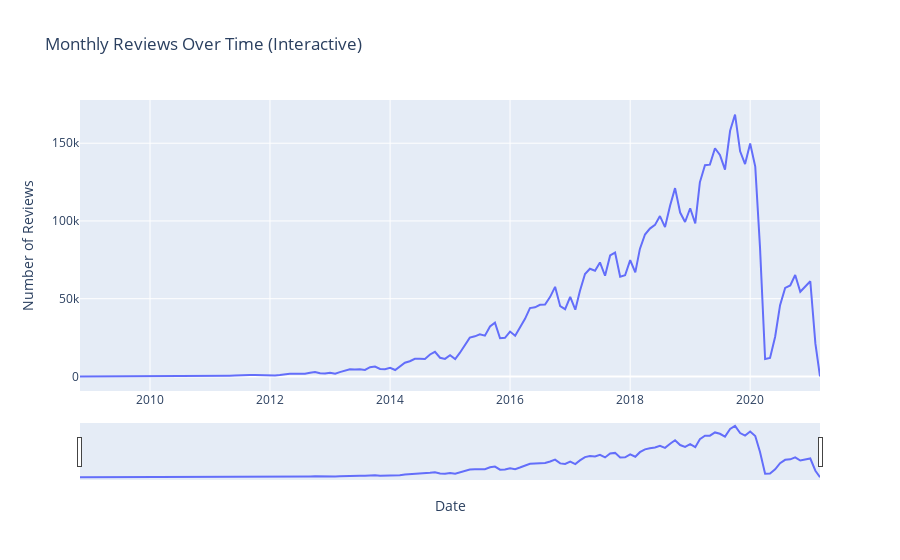

Notebook code cell kept with this figure:
### Code cell
# plotting the whole time series with an interactive plot
# !pip install plotly

import plotly.express as px

# Prepare data: monthly_reviews is a Series with a DatetimeIndex
ts = monthly_reviews
if isinstance(ts, pd.Series):
    ts = ts.reset_index(name="reviews")  # 'date' index becomes a column

fig = px.line(ts, x="date", y="reviews", title="Monthly Reviews Over Time (Interactive)")
fig.update_layout(
    xaxis_title="Date",
    yaxis_title="Number of Reviews",
    hovermode="x unified",
)
fig.update_xaxes(rangeslider_visible=True)
fig.show()

### Figure 1 — Plotly figure (JSON) as saved in the notebook; plotly's stock layout.template omitted (floating-point values rounded to 4 significant figures; data arrays with more than 128 entries replaced by an {"elided": "..."} marker saying what was removed)
{"data": [{"hovertemplate": "date=%{x}<br>reviews=%{y}<extra></extra>", "legendgroup": "", "line": {"color": "#636efa", "dash": "solid"}, "marker": {"symbol": "circle"}, "mode": "lines", "name": "", "orientation": "v", "showlegend": false, "x": {"elided": "149 str values"}, "xaxis": "x", "y": {"elided": "149 float values"}, "yaxis": "y", "type": "scatter"}], "layout": {"xaxis": {"anchor": "y", "domain": [0.0, 1.0], "title": {"text": "Date"}, "rangeslider": {"visible": true}}, "yaxis": {"anchor": "x", "domain": [0.0, 1.0], "title": {"text": "Number of Reviews"}}, "legend": {"tracegroupgap": 0}, "title": {"text": "Monthly Reviews Over Time (Interactive)"}, "hovermode": "x unified"}}
